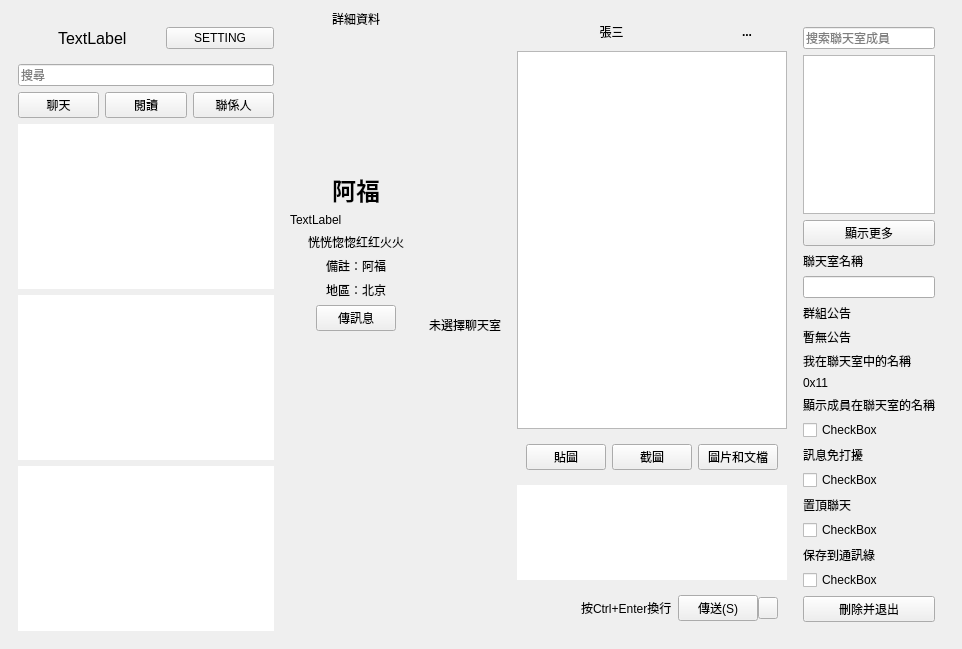
<?xml version="1.0" encoding="UTF-8"?>
<ui version="4.0">
 <class>WeChat</class>
 <widget class="QMainWindow" name="WeChat">
  <property name="geometry">
   <rect>
    <x>0</x>
    <y>0</y>
    <width>955</width>
    <height>649</height>
   </rect>
  </property>
  <property name="windowTitle">
   <string>WeChat網頁版</string>
  </property>
  <widget class="QWidget" name="centralwidget">
   <property name="sizePolicy">
    <sizepolicy hsizetype="Preferred" vsizetype="Preferred">
     <horstretch>0</horstretch>
     <verstretch>0</verstretch>
    </sizepolicy>
   </property>
   <layout class="QHBoxLayout" name="horizontalLayout_10" stretch="2,8,8,8">
    <item>
     <widget class="QWidget" name="widget" native="true">
      <property name="sizePolicy">
       <sizepolicy hsizetype="Fixed" vsizetype="Preferred">
        <horstretch>0</horstretch>
        <verstretch>0</verstretch>
       </sizepolicy>
      </property>
      <layout class="QVBoxLayout" name="verticalLayout">
       <item>
        <layout class="QHBoxLayout" name="horizontalLayout_6">
         <property name="spacing">
          <number>0</number>
         </property>
         <item>
          <widget class="QLabel" name="headImageLabel">
           <property name="minimumSize">
            <size>
             <width>40</width>
             <height>40</height>
            </size>
           </property>
           <property name="maximumSize">
            <size>
             <width>40</width>
             <height>40</height>
            </size>
           </property>
           <property name="text">
            <string/>
           </property>
          </widget>
         </item>
         <item>
          <widget class="QLabel" name="userNameLabel">
           <property name="font">
            <font>
             <pointsize>12</pointsize>
            </font>
           </property>
           <property name="text">
            <string>TextLabel</string>
           </property>
          </widget>
         </item>
         <item>
          <widget class="QPushButton" name="settingButton">
           <property name="text">
            <string>SETTING</string>
           </property>
          </widget>
         </item>
        </layout>
       </item>
       <item>
        <widget class="QLineEdit" name="lineEdit">
         <property name="placeholderText">
          <string>搜尋</string>
         </property>
        </widget>
       </item>
       <item>
        <layout class="QHBoxLayout" name="horizontalLayout_7">
         <item>
          <widget class="QPushButton" name="chatButton">
           <property name="text">
            <string>聊天</string>
           </property>
          </widget>
         </item>
         <item>
          <widget class="QPushButton" name="publicButton">
           <property name="text">
            <string>閱讀</string>
           </property>
          </widget>
         </item>
         <item>
          <widget class="QPushButton" name="friendButton">
           <property name="text">
            <string>聯係人</string>
           </property>
          </widget>
         </item>
        </layout>
       </item>
       <item>
        <widget class="QTableView" name="chatsWidget">
         <property name="frameShape">
          <enum>QFrame::NoFrame</enum>
         </property>
         <property name="editTriggers">
          <set>QAbstractItemView::NoEditTriggers</set>
         </property>
         <property name="selectionMode">
          <enum>QAbstractItemView::SingleSelection</enum>
         </property>
         <property name="selectionBehavior">
          <enum>QAbstractItemView::SelectRows</enum>
         </property>
         <property name="showGrid">
          <bool>false</bool>
         </property>
         <attribute name="horizontalHeaderVisible">
          <bool>false</bool>
         </attribute>
         <attribute name="horizontalHeaderStretchLastSection">
          <bool>true</bool>
         </attribute>
         <attribute name="verticalHeaderVisible">
          <bool>false</bool>
         </attribute>
         <attribute name="verticalHeaderDefaultSectionSize">
          <number>70</number>
         </attribute>
         <attribute name="verticalHeaderStretchLastSection">
          <bool>false</bool>
         </attribute>
        </widget>
       </item>
       <item>
        <widget class="QTableView" name="publicWidget">
         <property name="frameShape">
          <enum>QFrame::NoFrame</enum>
         </property>
         <property name="editTriggers">
          <set>QAbstractItemView::NoEditTriggers</set>
         </property>
         <property name="selectionBehavior">
          <enum>QAbstractItemView::SelectRows</enum>
         </property>
         <property name="showGrid">
          <bool>false</bool>
         </property>
         <attribute name="horizontalHeaderVisible">
          <bool>false</bool>
         </attribute>
         <attribute name="verticalHeaderVisible">
          <bool>true</bool>
         </attribute>
         <attribute name="verticalHeaderDefaultSectionSize">
          <number>60</number>
         </attribute>
        </widget>
       </item>
       <item>
        <widget class="QTableView" name="friendsWidget">
         <property name="frameShape">
          <enum>QFrame::NoFrame</enum>
         </property>
         <property name="frameShadow">
          <enum>QFrame::Sunken</enum>
         </property>
         <property name="editTriggers">
          <set>QAbstractItemView::NoEditTriggers</set>
         </property>
         <property name="selectionMode">
          <enum>QAbstractItemView::SingleSelection</enum>
         </property>
         <property name="selectionBehavior">
          <enum>QAbstractItemView::SelectRows</enum>
         </property>
         <property name="showGrid">
          <bool>false</bool>
         </property>
         <attribute name="horizontalHeaderVisible">
          <bool>false</bool>
         </attribute>
         <attribute name="horizontalHeaderStretchLastSection">
          <bool>true</bool>
         </attribute>
         <attribute name="verticalHeaderVisible">
          <bool>false</bool>
         </attribute>
         <attribute name="verticalHeaderDefaultSectionSize">
          <number>70</number>
         </attribute>
        </widget>
       </item>
      </layout>
     </widget>
    </item>
    <item>
     <widget class="QWidget" name="profileWidget" native="true">
      <property name="enabled">
       <bool>true</bool>
      </property>
      <layout class="QVBoxLayout" name="verticalLayout_2">
       <property name="leftMargin">
        <number>1</number>
       </property>
       <property name="topMargin">
        <number>1</number>
       </property>
       <property name="rightMargin">
        <number>1</number>
       </property>
       <property name="bottomMargin">
        <number>1</number>
       </property>
       <item>
        <widget class="QLabel" name="detail_label">
         <property name="font">
          <font>
           <weight>50</weight>
           <bold>false</bold>
          </font>
         </property>
         <property name="text">
          <string>詳細資料</string>
         </property>
         <property name="alignment">
          <set>Qt::AlignCenter</set>
         </property>
         <property name="margin">
          <number>5</number>
         </property>
        </widget>
       </item>
       <item alignment="Qt::AlignHCenter">
        <widget class="QLabel" name="avater_label">
         <property name="minimumSize">
          <size>
           <width>132</width>
           <height>132</height>
          </size>
         </property>
         <property name="maximumSize">
          <size>
           <width>132</width>
           <height>132</height>
          </size>
         </property>
         <property name="text">
          <string/>
         </property>
         <property name="alignment">
          <set>Qt::AlignCenter</set>
         </property>
        </widget>
       </item>
       <item>
        <widget class="QLabel" name="nickname_label">
         <property name="font">
          <font>
           <pointsize>18</pointsize>
           <weight>75</weight>
           <bold>true</bold>
          </font>
         </property>
         <property name="layoutDirection">
          <enum>Qt::LeftToRight</enum>
         </property>
         <property name="text">
          <string>阿福</string>
         </property>
         <property name="alignment">
          <set>Qt::AlignCenter</set>
         </property>
         <property name="margin">
          <number>5</number>
         </property>
        </widget>
       </item>
       <item>
        <widget class="QLabel" name="user_name_label">
         <property name="text">
          <string>TextLabel</string>
         </property>
        </widget>
       </item>
       <item>
        <widget class="QLabel" name="signature_label">
         <property name="minimumSize">
          <size>
           <width>0</width>
           <height>10</height>
          </size>
         </property>
         <property name="text">
          <string>恍恍惚惚红红火火</string>
         </property>
         <property name="alignment">
          <set>Qt::AlignCenter</set>
         </property>
         <property name="wordWrap">
          <bool>true</bool>
         </property>
         <property name="margin">
          <number>5</number>
         </property>
        </widget>
       </item>
       <item>
        <widget class="QLabel" name="remark_label">
         <property name="minimumSize">
          <size>
           <width>0</width>
           <height>10</height>
          </size>
         </property>
         <property name="text">
          <string>備註：阿福</string>
         </property>
         <property name="alignment">
          <set>Qt::AlignCenter</set>
         </property>
         <property name="margin">
          <number>5</number>
         </property>
        </widget>
       </item>
       <item>
        <widget class="QLabel" name="province_label">
         <property name="minimumSize">
          <size>
           <width>0</width>
           <height>10</height>
          </size>
         </property>
         <property name="text">
          <string>地區：北京</string>
         </property>
         <property name="alignment">
          <set>Qt::AlignCenter</set>
         </property>
         <property name="margin">
          <number>5</number>
         </property>
        </widget>
       </item>
       <item alignment="Qt::AlignHCenter">
        <widget class="QPushButton" name="pushButton">
         <property name="sizePolicy">
          <sizepolicy hsizetype="Fixed" vsizetype="Fixed">
           <horstretch>0</horstretch>
           <verstretch>0</verstretch>
          </sizepolicy>
         </property>
         <property name="layoutDirection">
          <enum>Qt::LeftToRight</enum>
         </property>
         <property name="text">
          <string>傳訊息</string>
         </property>
        </widget>
       </item>
       <item>
        <spacer name="verticalSpacer">
         <property name="orientation">
          <enum>Qt::Vertical</enum>
         </property>
         <property name="sizeHint" stdset="0">
          <size>
           <width>20</width>
           <height>40</height>
          </size>
         </property>
        </spacer>
       </item>
      </layout>
     </widget>
    </item>
    <item>
     <widget class="QLabel" name="label">
      <property name="text">
       <string>未選擇聊天室</string>
      </property>
      <property name="textFormat">
       <enum>Qt::AutoText</enum>
      </property>
      <property name="alignment">
       <set>Qt::AlignCenter</set>
      </property>
     </widget>
    </item>
    <item>
     <widget class="QWidget" name="chatWidget" native="true">
      <layout class="QHBoxLayout" name="horizontalLayout">
       <property name="spacing">
        <number>0</number>
       </property>
       <property name="leftMargin">
        <number>0</number>
       </property>
       <property name="topMargin">
        <number>0</number>
       </property>
       <property name="rightMargin">
        <number>0</number>
       </property>
       <property name="bottomMargin">
        <number>0</number>
       </property>
       <item>
        <widget class="QWidget" name="widget_5" native="true">
         <layout class="QHBoxLayout" name="horizontalLayout_5" stretch="0,0">
          <item>
           <widget class="QWidget" name="chatAreaWidget" native="true">
            <layout class="QVBoxLayout" name="verticalLayout_3" stretch="0,8,0,2,0">
             <property name="leftMargin">
              <number>1</number>
             </property>
             <property name="topMargin">
              <number>1</number>
             </property>
             <property name="rightMargin">
              <number>1</number>
             </property>
             <property name="bottomMargin">
              <number>1</number>
             </property>
             <item>
              <widget class="QWidget" name="widget_4" native="true">
               <layout class="QHBoxLayout" name="horizontalLayout_4" stretch="9,1">
                <property name="spacing">
                 <number>1</number>
                </property>
                <property name="leftMargin">
                 <number>0</number>
                </property>
                <property name="topMargin">
                 <number>0</number>
                </property>
                <property name="rightMargin">
                 <number>0</number>
                </property>
                <property name="bottomMargin">
                 <number>0</number>
                </property>
                <item>
                 <widget class="QPushButton" name="currentChatUser">
                  <property name="focusPolicy">
                   <enum>Qt::NoFocus</enum>
                  </property>
                  <property name="styleSheet">
                   <string notr="true">background: transparent;</string>
                  </property>
                  <property name="text">
                   <string>張三</string>
                  </property>
                  <property name="flat">
                   <bool>true</bool>
                  </property>
                 </widget>
                </item>
                <item>
                 <widget class="QPushButton" name="showMemberButton">
                  <property name="font">
                   <font>
                    <pointsize>9</pointsize>
                    <weight>75</weight>
                    <bold>true</bold>
                   </font>
                  </property>
                  <property name="focusPolicy">
                   <enum>Qt::NoFocus</enum>
                  </property>
                  <property name="layoutDirection">
                   <enum>Qt::RightToLeft</enum>
                  </property>
                  <property name="styleSheet">
                   <string notr="true">background: transparent;</string>
                  </property>
                  <property name="text">
                   <string>...</string>
                  </property>
                  <property name="iconSize">
                   <size>
                    <width>24</width>
                    <height>24</height>
                   </size>
                  </property>
                  <property name="flat">
                   <bool>true</bool>
                  </property>
                 </widget>
                </item>
               </layout>
              </widget>
             </item>
             <item>
              <widget class="QTextEdit" name="messages">
               <property name="readOnly">
                <bool>true</bool>
               </property>
              </widget>
             </item>
             <item>
              <widget class="QWidget" name="chatBar" native="true">
               <layout class="QHBoxLayout" name="horizontalLayout_8">
                <item>
                 <widget class="QPushButton" name="emotionButton">
                  <property name="toolTip">
                   <string>貼圖</string>
                  </property>
                  <property name="text">
                   <string>貼圖</string>
                  </property>
                 </widget>
                </item>
                <item>
                 <widget class="QPushButton" name="screenButton">
                  <property name="toolTip">
                   <string>螢幕截圖</string>
                  </property>
                  <property name="text">
                   <string>截圖</string>
                  </property>
                 </widget>
                </item>
                <item>
                 <widget class="QPushButton" name="selectImageFileButton">
                  <property name="toolTip">
                   <string>圖片和檔案</string>
                  </property>
                  <property name="text">
                   <string>圖片和文檔</string>
                  </property>
                 </widget>
                </item>
                <item>
                 <spacer name="horizontalSpacer_2">
                  <property name="orientation">
                   <enum>Qt::Horizontal</enum>
                  </property>
                  <property name="sizeHint" stdset="0">
                   <size>
                    <width>40</width>
                    <height>20</height>
                   </size>
                  </property>
                 </spacer>
                </item>
               </layout>
              </widget>
             </item>
             <item>
              <widget class="QTextEdit" name="draft">
               <property name="frameShape">
                <enum>QFrame::NoFrame</enum>
               </property>
              </widget>
             </item>
             <item>
              <widget class="QWidget" name="sendBar" native="true">
               <layout class="QHBoxLayout" name="horizontalLayout_9">
                <item>
                 <widget class="QWidget" name="widget_3" native="true">
                  <layout class="QHBoxLayout" name="horizontalLayout_2">
                   <property name="leftMargin">
                    <number>0</number>
                   </property>
                   <property name="topMargin">
                    <number>0</number>
                   </property>
                   <property name="rightMargin">
                    <number>0</number>
                   </property>
                   <property name="bottomMargin">
                    <number>0</number>
                   </property>
                   <item>
                    <spacer name="horizontalSpacer">
                     <property name="orientation">
                      <enum>Qt::Horizontal</enum>
                     </property>
                     <property name="sizeHint" stdset="0">
                      <size>
                       <width>40</width>
                       <height>20</height>
                      </size>
                     </property>
                    </spacer>
                   </item>
                   <item>
                    <widget class="QLabel" name="tipsLabel">
                     <property name="text">
                      <string>按Ctrl+Enter換行</string>
                     </property>
                    </widget>
                   </item>
                   <item>
                    <widget class="QWidget" name="widget_2" native="true">
                     <layout class="QHBoxLayout" name="horizontalLayout_3" stretch="0,0">
                      <property name="spacing">
                       <number>0</number>
                      </property>
                      <property name="sizeConstraint">
                       <enum>QLayout::SetDefaultConstraint</enum>
                      </property>
                      <property name="leftMargin">
                       <number>0</number>
                      </property>
                      <property name="topMargin">
                       <number>0</number>
                      </property>
                      <property name="rightMargin">
                       <number>0</number>
                      </property>
                      <property name="bottomMargin">
                       <number>0</number>
                      </property>
                      <item>
                       <widget class="QPushButton" name="sendButton">
                        <property name="text">
                         <string>傳送(S)</string>
                        </property>
                       </widget>
                      </item>
                      <item>
                       <widget class="QPushButton" name="sendSetButton">
                        <property name="maximumSize">
                         <size>
                          <width>20</width>
                          <height>16777215</height>
                         </size>
                        </property>
                        <property name="text">
                         <string/>
                        </property>
                       </widget>
                      </item>
                     </layout>
                    </widget>
                   </item>
                  </layout>
                 </widget>
                </item>
               </layout>
              </widget>
             </item>
            </layout>
           </widget>
          </item>
          <item>
           <widget class="QWidget" name="membersWidget" native="true">
            <property name="maximumSize">
             <size>
              <width>220</width>
              <height>16777215</height>
             </size>
            </property>
            <layout class="QVBoxLayout" name="verticalLayout_5">
             <item>
              <layout class="QVBoxLayout" name="verticalLayout_4">
               <item>
                <widget class="QLineEdit" name="memberSearchh">
                 <property name="text">
                  <string/>
                 </property>
                 <property name="placeholderText">
                  <string>搜索聯天室成員</string>
                 </property>
                </widget>
               </item>
               <item>
                <widget class="QTableView" name="membersTable"/>
               </item>
               <item>
                <widget class="QPushButton" name="detail">
                 <property name="text">
                  <string>顯示更多</string>
                 </property>
                </widget>
               </item>
               <item>
                <widget class="QLabel" name="chatRoom">
                 <property name="text">
                  <string>聯天室名稱</string>
                 </property>
                </widget>
               </item>
               <item>
                <widget class="QLineEdit" name="chatRootEdit"/>
               </item>
               <item>
                <widget class="QLabel" name="label_3">
                 <property name="text">
                  <string>群組公告</string>
                 </property>
                </widget>
               </item>
               <item>
                <widget class="QLabel" name="label_4">
                 <property name="text">
                  <string>暫無公告</string>
                 </property>
                </widget>
               </item>
               <item>
                <widget class="QLabel" name="label_5">
                 <property name="text">
                  <string>我在聯天室中的名稱</string>
                 </property>
                </widget>
               </item>
               <item>
                <widget class="QLabel" name="label_6">
                 <property name="text">
                  <string>0x11</string>
                 </property>
                </widget>
               </item>
               <item>
                <widget class="QLabel" name="label_7">
                 <property name="text">
                  <string>顯示成員在聯天室的名稱</string>
                 </property>
                </widget>
               </item>
               <item>
                <widget class="QCheckBox" name="checkBox">
                 <property name="text">
                  <string>CheckBox</string>
                 </property>
                </widget>
               </item>
               <item>
                <widget class="QLabel" name="label_8">
                 <property name="text">
                  <string>訊息免打擾</string>
                 </property>
                </widget>
               </item>
               <item>
                <widget class="QCheckBox" name="checkBox_2">
                 <property name="text">
                  <string>CheckBox</string>
                 </property>
                </widget>
               </item>
               <item>
                <widget class="QLabel" name="label_9">
                 <property name="text">
                  <string>置頂聯天</string>
                 </property>
                </widget>
               </item>
               <item>
                <widget class="QCheckBox" name="checkBox_3">
                 <property name="text">
                  <string>CheckBox</string>
                 </property>
                </widget>
               </item>
               <item>
                <widget class="QLabel" name="label_10">
                 <property name="text">
                  <string>保存到通訊綠</string>
                 </property>
                </widget>
               </item>
               <item>
                <widget class="QCheckBox" name="checkBox_4">
                 <property name="text">
                  <string>CheckBox</string>
                 </property>
                </widget>
               </item>
               <item>
                <widget class="QPushButton" name="deleteAndExitButton">
                 <property name="text">
                  <string>刪除并退出</string>
                 </property>
                </widget>
               </item>
              </layout>
             </item>
            </layout>
           </widget>
          </item>
         </layout>
        </widget>
       </item>
      </layout>
     </widget>
    </item>
   </layout>
  </widget>
 </widget>
 <resources/>
 <connections/>
</ui>
